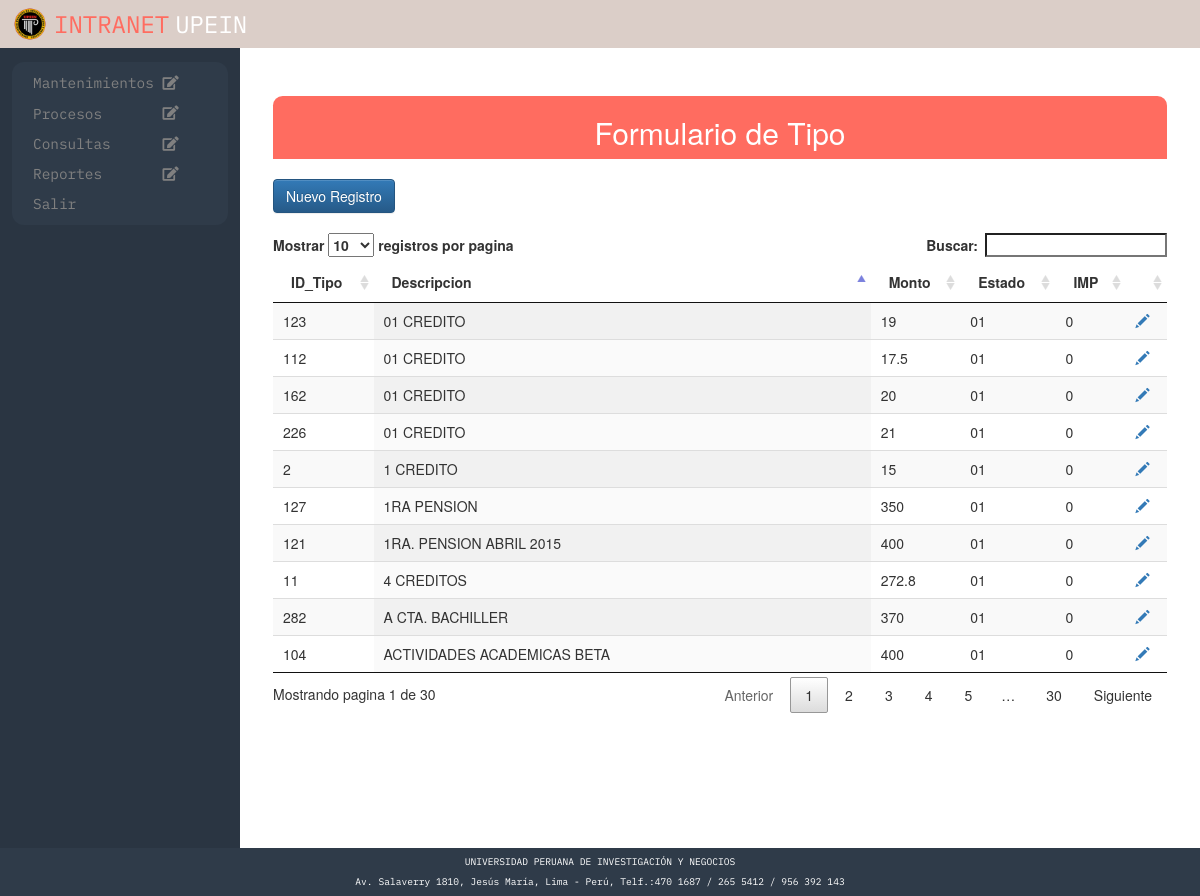
The page /mantenimiento/general/m_g_tipo.php (signed in) on the database its author committed.
### tables this page shows
CREATE TABLE `tbl_tipo_pago` (
  `IDTipo` int(11) NOT NULL,
  `Descripcion` varchar(50) DEFAULT NULL,
  `Monto` double DEFAULT NULL,
  `Estado` char(2) DEFAULT NULL,
  `IMP` varchar(2) DEFAULT '0'
);

### mantenimiento/general/m_g_tipo.php (the view, shortened to what this page needs)
<?php
	require '../../conexion.php';
	$where = "";
	$sql = "SELECT * FROM tbl_tipo_pago $where ORDER BY IDTipo";
	$resultado = $mysqli->query($sql);
?>
<!DOCTYPE html>
<html lang="es">
<head>
    <link href="../../css/bootstrap.min.css" rel="stylesheet">
	<link href="../../css/bootstrap-theme.css" rel="stylesheet">
	<link href="../../css/jquery.dataTables.min.css" rel="stylesheet">
	<link rel="stylesheet" href="../../css/estilos.css">
    <link rel="stylesheet" href="https://use.fontawesome.com/releases/v5.1.0/css/all.css">
</head>
<body>
	<div class="contenedor">
		<div class="cuerpo" style="display:flex;">
			<div class="lado1"><?php include '../../nav.php'?></div>
			<div class="lado2">
			<div class="container">
				<div class="row" style="background:#FF6C60;border-radius:.8vw .8vw 0 0;">
					<h2 style="text-align:center;color:#ffff;">Formulario de Tipo</h2>
				</div>
				<br>
				<div class="row">
					<a href="m_g_t_nuevo.php" class="btn btn-primary">Nuevo Registro</a>
				</div>
				<br>
				<div class="row table-responsive">
				<table class="display" id="mitabla">
						<thead>
							<tr>
								<th>ID_Tipo</th>
								<th>Descripcion</th>
                                <th>Monto</th>
                                <th>Estado</th>
								<th>IMP</th>
								<th></th>
							</tr>
						</thead>
						<tbody>
							<?php while($row = $resultado->fetch_array(MYSQLI_ASSOC)) { ?>
								<tr>
									<td><?php echo $row['IDTipo']; ?></td>
									<td><?php echo $row['Descripcion']; ?></td>
									<td><?php echo $row['Monto']; ?></td>
                                    <td><?php echo $row['Estado']; ?></td>
                                    <td><?php echo $row['IMP']; ?></td>
									<td><a href="m_g_t_modificar.php?IDTipo=<?php echo $row['IDTipo']; ?>"><span class="glyphicon glyphicon-pencil"></span></a></td>
								</tr>
							<?php } ?>
						</tbody>
					</table>
				</div>
			</div>
		</div>
	</div>
	</div>
</body>
</html>

### css/estilos.css (style rules this page uses)
* { padding: 0px; margin: 0px; box-sizing: border-box; }
footer div { background: #2F3B49; font-size: .8vw; color: white; }
.p_footer { display: flex; height: 4vw; text-align: center; flex-direction: column; justify-content: space-evenly; }
.p_footer p { margin:0; font-family: 'IBM Plex Mono', monospace; }
.banner { background: #DBCEC8; display: flex; flex-direction: row; align-items: center; }
.l_upein { display: block; width: 3vw; height: 3vw; margin: .5vw; margin-left: 1vw; }
.p_upein { display: inline; font-family: 'IBM Plex Mono', monospace; color: #FF6C60; font-size: 2vw; margin: 0; }
.p_otro { display: inline; font-family: 'IBM Plex Mono', monospace; color:white; font-size: 2vw; margin: 0; margin-left:.5vw; }
.contenedor { padding: 0; margin: auto; background: white; }
.container { background-color: white; width: 100%; padding: 4vw; min-height: 100vh; }
.lado1 { width: 20vw; background: #2A3542; }
.lado2 { width: 80vw; }

### rows shown on the page
tbl_tipo_pago: IDTipo "2", Descripcion "1 CREDITO", Monto "15", Estado "01", IMP "0"
tbl_tipo_pago: IDTipo "11", Descripcion "4 CREDITOS", Monto "272.8", Estado "01", IMP "0"
tbl_tipo_pago: IDTipo "104", Descripcion "ACTIVIDADES ACADEMICAS BETA", Monto "400", Estado "01", IMP "0"
tbl_tipo_pago: IDTipo "112", Descripcion "01 CREDITO", Monto "17.5", Estado "01", IMP "0"
tbl_tipo_pago: IDTipo "121", Descripcion "1RA. PENSION ABRIL 2015", Monto "400", Estado "01", IMP "0"
tbl_tipo_pago: IDTipo "123", Descripcion "01 CREDITO", Monto "19", Estado "01", IMP "0"
tbl_tipo_pago: IDTipo "127", Descripcion "1RA PENSION", Monto "350", Estado "01", IMP "0"
tbl_tipo_pago: IDTipo "162", Descripcion "01 CREDITO", Monto "20", Estado "01", IMP "0"
tbl_tipo_pago: IDTipo "226", Descripcion "01 CREDITO", Monto "21", Estado "01", IMP "0"
tbl_tipo_pago: IDTipo "282", Descripcion "A CTA. BACHILLER", Monto "370", Estado "01", IMP "0"
